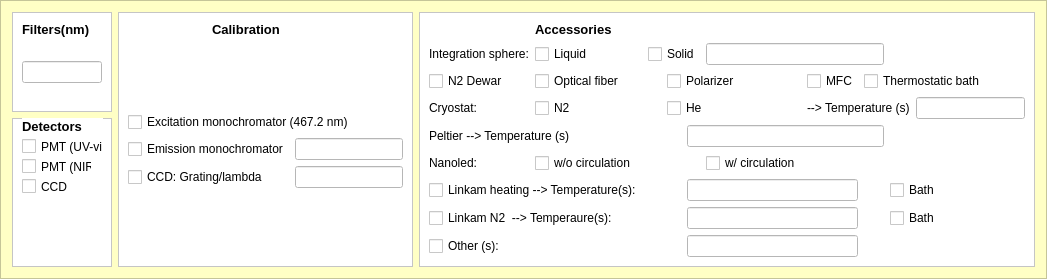
        <widget class="QFrame" name="frame_5">
         <property name="minimumSize">
          <size>
           <width>1000</width>
           <height>210</height>
          </size>
         </property>
         <property name="maximumSize">
          <size>
           <width>16777215</width>
           <height>16777215</height>
          </size>
         </property>
         <property name="styleSheet">
          <string notr="true">background-color: rgb(255, 255, 197);</string>
         </property>
         <property name="frameShape">
          <enum>QFrame::StyledPanel</enum>
         </property>
         <property name="frameShadow">
          <enum>QFrame::Raised</enum>
         </property>
         <layout class="QGridLayout" name="gridLayout_2">
          <item row="0" column="0">
           <widget class="QFrame" name="frame">
            <property name="minimumSize">
             <size>
              <width>100</width>
              <height>0</height>
             </size>
            </property>
            <property name="maximumSize">
             <size>
              <width>100</width>
              <height>100</height>
             </size>
            </property>
            <property name="styleSheet">
             <string notr="true">background-color: rgb(255, 255, 255);</string>
            </property>
            <property name="frameShape">
             <enum>QFrame::StyledPanel</enum>
            </property>
            <property name="frameShadow">
             <enum>QFrame::Raised</enum>
            </property>
            <layout class="QVBoxLayout" name="verticalLayout_2">
             <item>
              <widget class="QLabel" name="label_7">
               <property name="font">
                <font>
                 <pointsize>10</pointsize>
                 <weight>75</weight>
                 <bold>true</bold>
                </font>
               </property>
               <property name="text">
                <string>Filters(nm)</string>
               </property>
              </widget>
             </item>
             <item>
              <spacer name="verticalSpacer_3">
               <property name="orientation">
                <enum>Qt::Vertical</enum>
               </property>
               <property name="sizeHint" stdset="0">
                <size>
                 <width>20</width>
                 <height>40</height>
                </size>
               </property>
              </spacer>
             </item>
             <item>
              <widget class="QLineEdit" name="filtro_lineEdit"/>
             </item>
             <item>
              <spacer name="verticalSpacer_2">
               <property name="orientation">
                <enum>Qt::Vertical</enum>
               </property>
               <property name="sizeHint" stdset="0">
                <size>
                 <width>20</width>
                 <height>40</height>
                </size>
               </property>
              </spacer>
             </item>
            </layout>
           </widget>
          </item>
          <item row="0" column="1" rowspan="2">
           <widget class="QFrame" name="frame_9">
            <property name="minimumSize">
             <size>
              <width>250</width>
              <height>0</height>
             </size>
            </property>
            <property name="maximumSize">
             <size>
              <width>16777215</width>
              <height>16777215</height>
             </size>
            </property>
            <property name="styleSheet">
             <string notr="true">background-color: rgb(255, 255, 255);</string>
            </property>
            <property name="frameShape">
             <enum>QFrame::StyledPanel</enum>
            </property>
            <property name="frameShadow">
             <enum>QFrame::Raised</enum>
            </property>
            <layout class="QGridLayout" name="gridLayout_9">
             <item row="4" column="2">
              <widget class="QLineEdit" name="emis_lineEdit"/>
             </item>
             <item row="4" column="0" colspan="2">
              <widget class="QCheckBox" name="emi_checkBox">
               <property name="text">
                <string>Emission monochromator</string>
               </property>
              </widget>
             </item>
             <item row="5" column="0" colspan="2">
              <widget class="QCheckBox" name="ccd_grade_checkBox">
               <property name="text">
                <string>CCD: Grating/lambda</string>
               </property>
              </widget>
             </item>
             <item row="5" column="2">
              <widget class="QLineEdit" name="ccd_grade_lineEdit"/>
             </item>
             <item row="3" column="0" colspan="3">
              <widget class="QCheckBox" name="exc_checkBox">
               <property name="text">
                <string>Excitation monochromator (467.2 nm)</string>
               </property>
              </widget>
             </item>
             <item row="6" column="1">
              <spacer name="verticalSpacer_4">
               <property name="orientation">
                <enum>Qt::Vertical</enum>
               </property>
               <property name="sizeHint" stdset="0">
                <size>
                 <width>20</width>
                 <height>37</height>
                </size>
               </property>
              </spacer>
             </item>
             <item row="1" column="1">
              <widget class="QLabel" name="label_14">
               <property name="font">
                <font>
                 <pointsize>10</pointsize>
                 <weight>75</weight>
                 <bold>true</bold>
                </font>
               </property>
               <property name="text">
                <string>Calibration</string>
               </property>
              </widget>
             </item>
             <item row="2" column="1">
              <spacer name="verticalSpacer_6">
               <property name="orientation">
                <enum>Qt::Vertical</enum>
               </property>
               <property name="sizeHint" stdset="0">
                <size>
                 <width>20</width>
                 <height>40</height>
                </size>
               </property>
              </spacer>
             </item>
            </layout>
           </widget>
          </item>
          <item row="0" column="2" rowspan="2">
           <widget class="QFrame" name="frame_21">
            <property name="minimumSize">
             <size>
              <width>0</width>
              <height>200</height>
             </size>
            </property>
            <property name="maximumSize">
             <size>
              <width>16777215</width>
              <height>16777215</height>
             </size>
            </property>
            <property name="styleSheet">
             <string notr="true">background-color: rgb(255, 255, 255);</string>
            </property>
            <property name="frameShape">
             <enum>QFrame::StyledPanel</enum>
            </property>
            <property name="frameShadow">
             <enum>QFrame::Raised</enum>
            </property>
            <layout class="QGridLayout" name="gridLayout_7">
             <item row="2" column="9" colspan="3">
              <widget class="QCheckBox" name="banho_term_checkBox">
               <property name="text">
                <string>Thermostatic bath</string>
               </property>
              </widget>
             </item>
             <item row="2" column="8">
              <widget class="QCheckBox" name="mfc_checkBox">
               <property name="text">
                <string>MFC</string>
               </property>
              </widget>
             </item>
             <item row="0" column="2" colspan="3">
              <widget class="QLabel" name="label_15">
               <property name="font">
                <font>
                 <pointsize>10</pointsize>
                 <weight>75</weight>
                 <bold>true</bold>
                </font>
               </property>
               <property name="text">
                <string>Accessories</string>
               </property>
              </widget>
             </item>
             <item row="1" column="0" colspan="2">
              <widget class="QLabel" name="label_22">
               <property name="text">
                <string>Integration sphere:</string>
               </property>
              </widget>
             </item>
             <item row="1" column="2" colspan="2">
              <widget class="QCheckBox" name="esf_integ_liquid_checkBox">
               <property name="text">
                <string>Liquid</string>
               </property>
              </widget>
             </item>
             <item row="1" column="4" colspan="3">
              <widget class="QCheckBox" name="esf_int_solid_checkBox">
               <property name="text">
                <string>Solid</string>
               </property>
              </widget>
             </item>
             <item row="1" column="7" colspan="3">
              <widget class="QLineEdit" name="esf_int_solid_lineEdit"/>
             </item>
             <item row="2" column="5" colspan="3">
              <widget class="QCheckBox" name="polarizer_checkBox">
               <property name="text">
                <string>Polarizer</string>
               </property>
              </widget>
             </item>
             <item row="2" column="2" colspan="3">
              <widget class="QCheckBox" name="fibra_checkBox">
               <property name="text">
                <string>Optical fiber</string>
               </property>
              </widget>
             </item>
             <item row="3" column="5" colspan="3">
              <widget class="QCheckBox" name="he_checkBox">
               <property name="text">
                <string>He</string>
               </property>
              </widget>
             </item>
             <item row="3" column="2" colspan="3">
              <widget class="QCheckBox" name="n2_checkBox">
               <property name="text">
                <string>N2</string>
               </property>
              </widget>
             </item>
             <item row="3" column="0">
              <widget class="QLabel" name="label_31">
               <property name="text">
                <string>Cryostat:</string>
               </property>
              </widget>
             </item>
             <item row="3" column="8" colspan="3">
              <widget class="QLabel" name="label_32">
               <property name="text">
                <string>--&gt; Temperature (s)</string>
               </property>
              </widget>
             </item>
             <item row="4" column="6" colspan="4">
              <widget class="QLineEdit" name="peltier_temp_lineEdit"/>
             </item>
             <item row="4" column="0" colspan="3">
              <widget class="QLabel" name="label_33">
               <property name="text">
                <string>Peltier --&gt; Temperature (s)</string>
               </property>
              </widget>
             </item>
             <item row="3" column="11">
              <widget class="QLineEdit" name="temp_criost_lineEdit"/>
             </item>
             <item row="5" column="0">
              <widget class="QLabel" name="label_34">
               <property name="text">
                <string>Nanoled: </string>
               </property>
              </widget>
             </item>
             <item row="7" column="0" colspan="6">
              <widget class="QCheckBox" name="linkam_aquec_checkBox">
               <property name="text">
                <string>Linkam heating --&gt; Temperature(s):</string>
               </property>
              </widget>
             </item>
             <item row="7" column="6" colspan="3">
              <widget class="QLineEdit" name="linkam_temp_lineEdit"/>
             </item>
             <item row="7" column="10" colspan="2">
              <widget class="QCheckBox" name="linkam_banho_checkBox">
               <property name="text">
                <string>Bath</string>
               </property>
              </widget>
             </item>
             <item row="8" column="0" colspan="6">
              <widget class="QCheckBox" name="linkam_n2_checkBox">
               <property name="text">
                <string>Linkam N2  --&gt; Temperaure(s):</string>
               </property>
              </widget>
             </item>
             <item row="8" column="6" colspan="3">
              <widget class="QLineEdit" name="linkam_n2_temp_lineEdit"/>
             </item>
             <item row="9" column="0" colspan="2">
              <widget class="QCheckBox" name="other_acces_checkBox">
               <property name="text">
                <string>Other (s):</string>
               </property>
              </widget>
             </item>
             <item row="9" column="6" colspan="3">
              <widget class="QLineEdit" name="other_acces_lineEdit"/>
             </item>
             <item row="8" column="10" colspan="2">
              <widget class="QCheckBox" name="linkam_n2_banho_checkBox">
               <property name="text">
                <string>Bath</string>
               </property>
              </widget>
             </item>
             <item row="2" column="0">
              <widget class="QCheckBox" name="dewar_checkBox">
               <property name="text">
                <string>N2 Dewar</string>
               </property>
              </widget>
             </item>
             <item row="5" column="2">
              <widget class="QCheckBox" name="nanoled_sc_checkBox">
               <property name="text">
                <string>w/o circulation</string>
               </property>
              </widget>
             </item>
             <item row="5" column="7">
              <widget class="QCheckBox" name="nanoled_cc_checkBox">
               <property name="text">
                <string>w/ circulation</string>
               </property>
              </widget>
             </item>
            </layout>
           </widget>
          </item>
          <item row="1" column="0">
           <widget class="QFrame" name="frame_6">
            <property name="maximumSize">
             <size>
              <width>100</width>
              <height>16777215</height>
             </size>
            </property>
            <property name="styleSheet">
             <string notr="true">background-color: rgb(255, 255, 255);</string>
            </property>
            <property name="frameShape">
             <enum>QFrame::StyledPanel</enum>
            </property>
            <property name="frameShadow">
             <enum>QFrame::Raised</enum>
            </property>
            <widget class="QLabel" name="label_8">
             <property name="geometry">
              <rect>
               <x>10</x>
               <y>0</y>
               <width>81</width>
               <height>16</height>
              </rect>
             </property>
             <property name="font">
              <font>
               <pointsize>10</pointsize>
               <weight>75</weight>
               <bold>true</bold>
              </font>
             </property>
             <property name="text">
              <string>Detectors</string>
             </property>
            </widget>
            <widget class="QCheckBox" name="pmt_uvvis_checkBox">
             <property name="geometry">
              <rect>
               <x>10</x>
               <y>20</y>
               <width>81</width>
               <height>17</height>
              </rect>
             </property>
             <property name="text">
              <string>PMT (UV-vis)</string>
             </property>
            </widget>
            <widget class="QCheckBox" name="pmt_nir_checkBox">
             <property name="geometry">
              <rect>
               <x>10</x>
               <y>40</y>
               <width>70</width>
               <height>17</height>
              </rect>
             </property>
             <property name="text">
              <string>PMT (NIR)</string>
             </property>
            </widget>
            <widget class="QCheckBox" name="ccd_checkBox">
             <property name="geometry">
              <rect>
               <x>10</x>
               <y>60</y>
               <width>70</width>
               <height>17</height>
              </rect>
             </property>
             <property name="text">
              <string>CCD</string>
             </property>
            </widget>
           </widget>
          </item>
         </layout>
        </widget>
